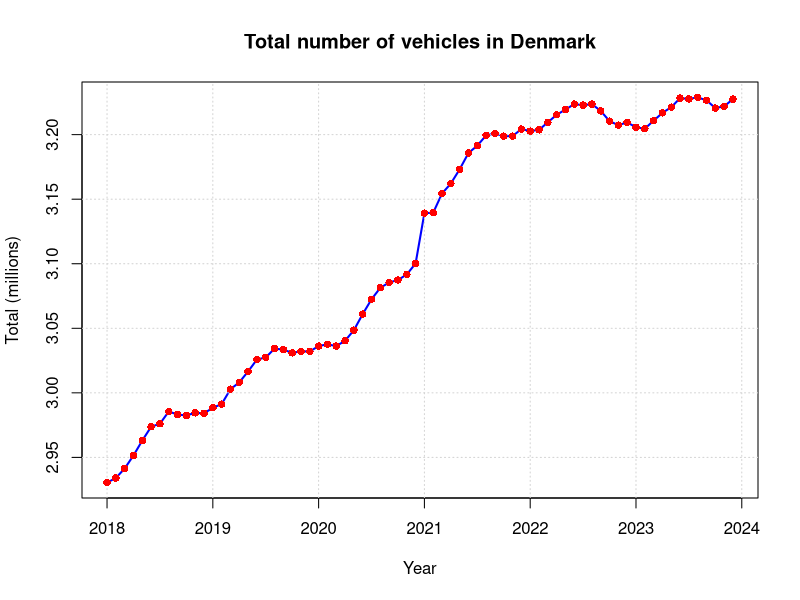
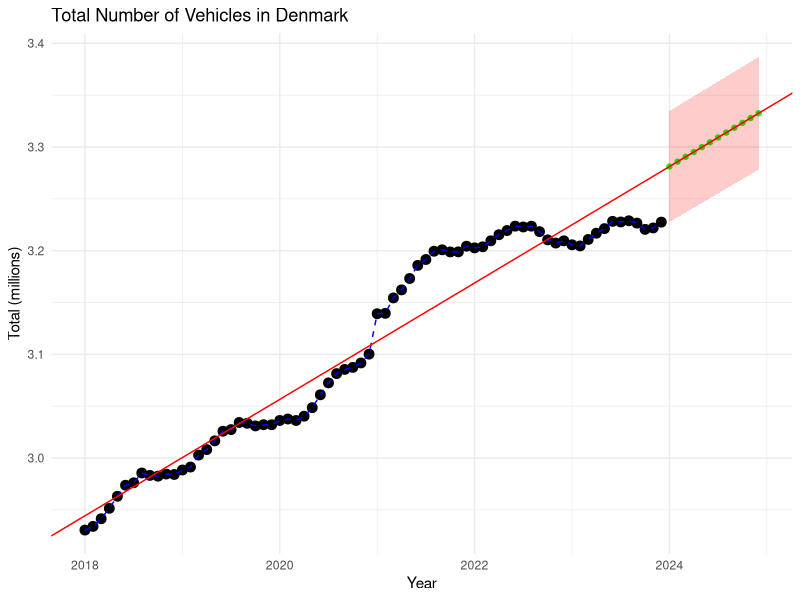
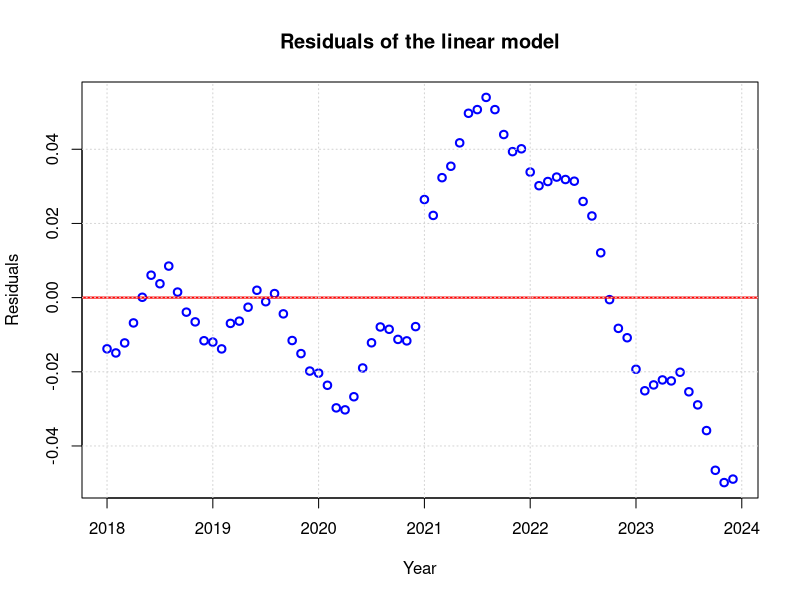
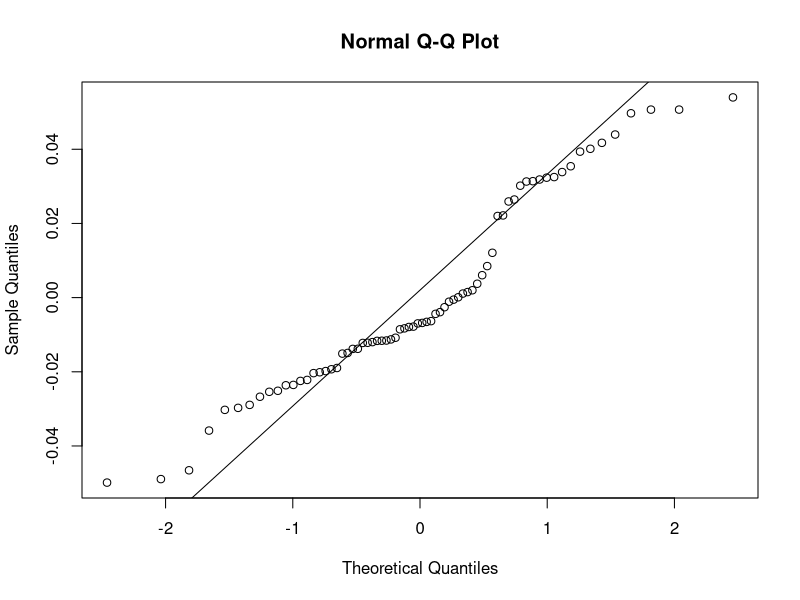
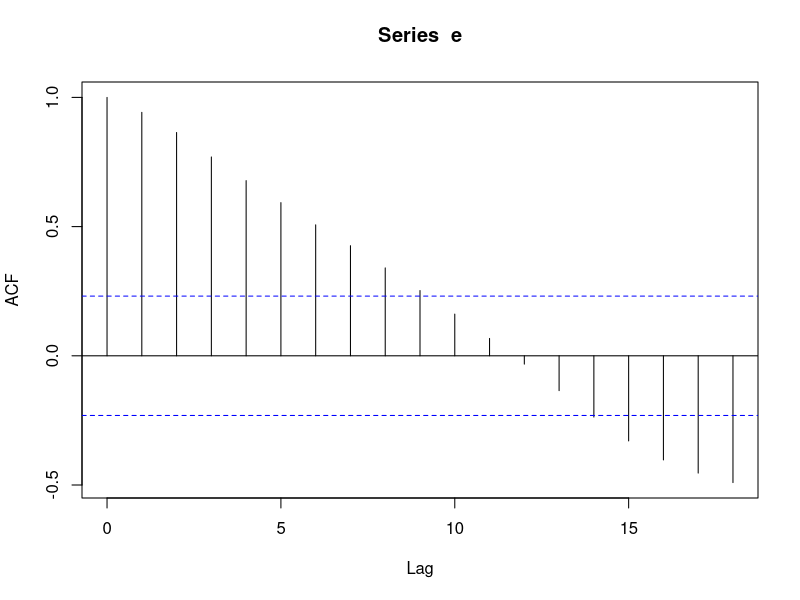
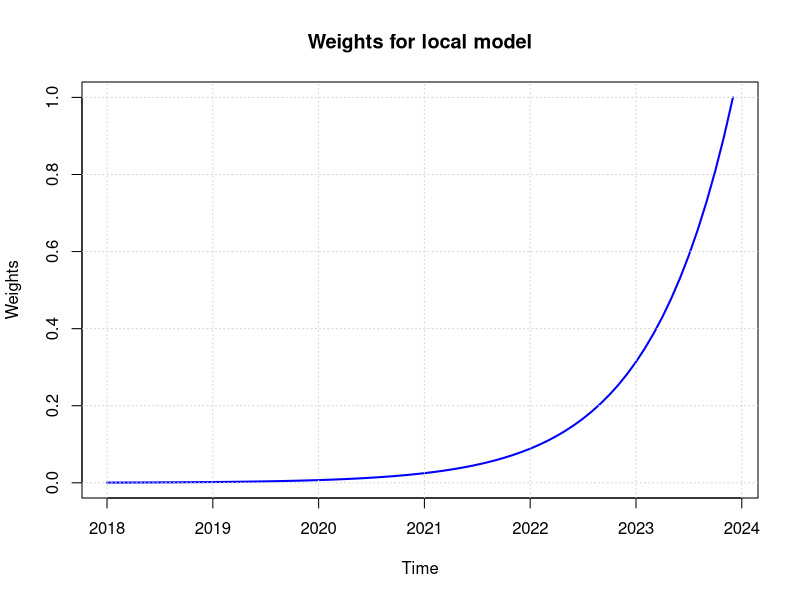
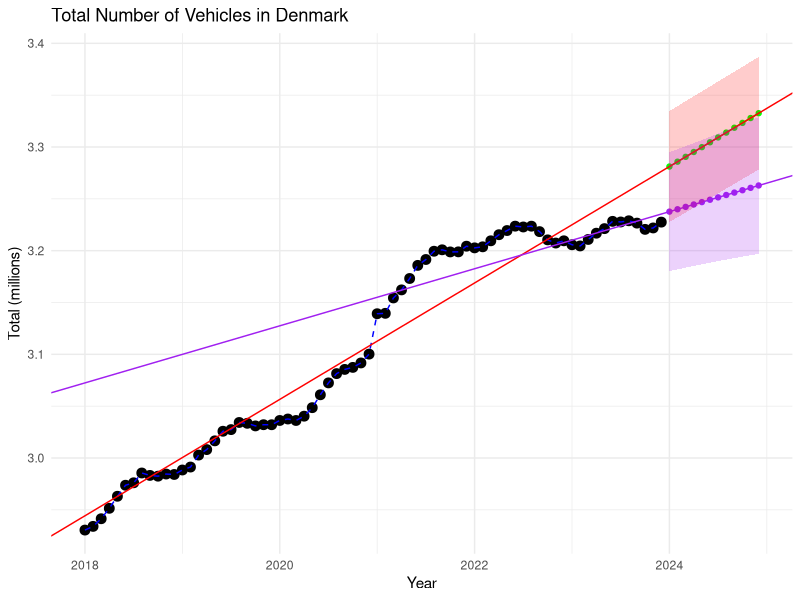
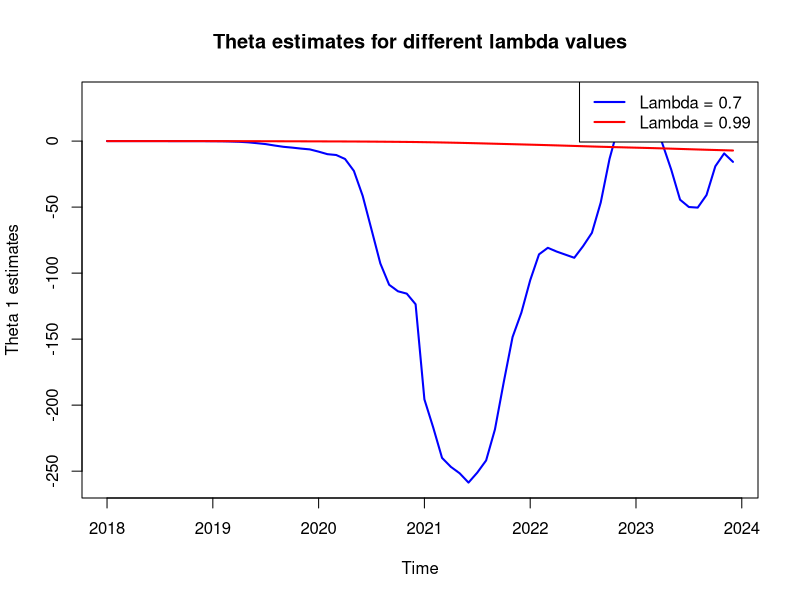

These figures' R source, in order:
### Read training data
#! Perhaps you need to set the working directory!?
#setwd("/home/pbac/g/course02417/2025/assignment1")

#setwd("C:/Users/sofie/OneDrive/Time Series Analysis/02147")
D <- read.csv("DST_BIL54.csv")
str(D)

# See the help
?strftime
D$time <- as.POSIXct(paste0(D$time,"-01"), "%Y-%m-%d", tz="UTC")
D$time
class(D$time)

## Year to month for each of them
D$year <- 1900 + as.POSIXlt(D$time)$year + as.POSIXlt(D$time)$mon / 12

## Make the output variable a floating point (i.e.\ decimal number)
D$total <- as.numeric(D$total) / 1E6

## Divide intro train and test set
teststart <- as.POSIXct("2024-01-01", tz="UTC")
Dtrain <- D[D$time < teststart, ]
Dtest <- D[D$time >= teststart, ]


################################################
# 1 Plot data
################################################


# 1.1 Make an array with train set with the year + month/12
x <- 1900 + as.POSIXlt(Dtrain$time)$year + as.POSIXlt(Dtrain$time)$mon / 12

# plot dtotal with x
plot(x, Dtrain$total, xlab="Year", ylab="Total (millions)", main="Total number of vehicles in Denmark", type="l", col="blue", lwd=2)
grid() # Add grid lines
points(x, Dtrain$total, pch=16, col="red") # Add points to the plot


################################################
# 2 Linear Trend model
################################################

# 2.2 Fit a linear model
fit <- lm(Dtrain$total ~ x)
summary(fit)
# Plot the estimated mean as a line with the observations as points



# 2.3 Forecast for next 12 months
xnew <- 1900 + as.POSIXlt(Dtest$time)$year + as.POSIXlt(Dtest$time)$mon / 12
pred <- predict(fit, data.frame(x=xnew))

# prediction interval
pred_int <- predict(fit, data.frame(x=xnew), interval = "prediction")
lwr = pred_int[,2]
upr = pred_int[,3]


# 2.4 Plot the forecast

library(ggplot2)

# Create a dataframe for the observations (training data)
df_train <- data.frame(Year = x, Total = Dtrain$total, Type = "Observed")

# Create a dataframe for the predictions
df_pred <- data.frame(Year = xnew, Total = pred, Type = "Predicted")

# Plot
ggplot(data = df_train, aes(x=Year, y = Total)) +
  geom_point(size = 3) + geom_point(data = df_pred, aes(x=Year, y =Total), color = "green") +  # Points for both observed and predicted values
  geom_line(data = df_train, aes(x = Year, y = Total), color = "blue", linetype = "dashed") +  # Line for observed data
  geom_line(data = df_pred, aes(x = Year, y = Total), color = "green") +  # Line for predicted data
  geom_abline(intercept = coef(fit)[1], slope = coef(fit)[2], color = "red") + # line for fit
  geom_ribbon(data = df_pred, aes(x = Year, ymin = lwr, ymax = upr), fill = "red", alpha = 0.2) +
  labs(title = "Total Number of Vehicles in Denmark",
       x = "Year", y = "Total (millions)") +
  #scale_color_manual(values = c("Observed" = "blue", "Predicted" = "green")) +
  theme_minimal()

# 2.5 Investigate the residuals of the model. Are the model assumptions fulfilled?

# Residuals
e <- fit$residuals

# Plot residuals
plot(x, e, xlab = "Year", ylab = "Residuals", main = "Residuals of the linear model", type = "p", col="blue", lwd=2)
abline(h=0, col="red", lwd=2) # Add a horizontal line at 0
grid() # Add grid lines

# qq plot of residuals:
qqnorm(e)
qqline(e)

# ACF plot of residuals
acf(e)

# Assumptions
# - No correlation between residuals (ACF plot)
# - Constant variance of residuals (plot of residuals)
# - Normally distributed residuals (qq plot of residuals)


################################################
# WLS - Local Linear trend model
################################################

# 3.1. Describe the variance-covariance matrix  for the local model and compare it to the variance-covariance matrix of the corresponding global model

# Variance-covariance matrix of global model

# X is the "design matrix"
X <- cbind(1, x)
print(X)

n <- length(e) # number of samples
p <- 2 # Number of parameters


# calculate sum of squared residuals:
RSS <- sum(e^2)

# calculate sigma^2:
sigma2 <- as.numeric(RSS/(n - p))

diag(sigma2, n, n)

# calculate variance-covariance matrix of _parameters_:
V <- sigma2 * solve(t(X) %*% X)
print(V)

# the variances of the parameters are the values in the diagonal:
diag(V)

# and the standard errors are given by:
sqrt(diag(V))

# Variance-covariance matrix of local model
lambda = 0.9
weights <- lambda^((n-1):0)

SIGMA <- diag(n)
diag(SIGMA) <- 1/weights
W <- diag(weights)

V_local <- sigma2 * solve(t(X) %*% W %*% X)


# Conclusion
# Global variance-covariance matrix: 
V
# Local variance-covariance matrix:
V_local


# 3.2 plot the weights vs. time
plot(x,weights, type="l", xlab="Time", ylab="Weights", main="Weights for local model", col="blue", lwd=2)
grid() # Add grid lines

# 3.3 Sum of all lambda weights
sum(weights)

# Sum of weights in OLS model
# 72 (because we have 72 observations all with weight 1)

# 3.4 Estimate and present theta_hat1 and theta_hat2 for the local model with lambda = 0.9

theta_hat <- solve(t(X) %*% W %*% X) %*% t(X) %*% W %*% Dtrain$total
theta_hat

# 3.5. Make a forecast for the next 12 months - i.e., compute predicted values corresponding to the WLS model with λ = 0.9

Xnew <- cbind(1, xnew)
print(Xnew)
pred_local <- Xnew %*% theta_hat

Vmatrix_pred_local <- sigma2 * (1 + (Xnew %*% solve(t(X)%*%solve(SIGMA)%*%X)) %*% t(Xnew) )

# prediction interval
y_pred_lwr_wls <- pred_local - qt(0.975, df=n-1)*sqrt(diag(Vmatrix_pred_local))
y_pred_upr_wls <- pred_local + qt(0.975, df=n-1)*sqrt(diag(Vmatrix_pred_local))

# Create a dataframe for the predictions
df_pred_local <- data.frame(Year = xnew, Total = pred_local, Type = "Predicted")

# Plot
ggplot(data = df_train, aes(x=Year, y = Total)) +
  geom_point(size = 3) + geom_point(data = df_pred, aes(x=Year, y =Total), color = "green") +  # Points for predicted values
  geom_point(data = df_pred_local, aes(x=Year, y =Total), color = "purple") +  # Points predicted values
  geom_line(data = df_train, aes(x = Year, y = Total), color = "blue", linetype = "dashed") +  # Line for observed data
  geom_line(data = df_pred, aes(x = Year, y = Total), color = "green") +  # Line for predicted data
  geom_abline(intercept = coef(fit)[1], slope = coef(fit)[2], color = "red") + # line for fit
  geom_abline(intercept = theta_hat[1], slope = theta_hat[2], color = "purple") + # line for local fit
  geom_ribbon(data = df_pred, aes(x = Year, ymin = lwr, ymax = upr), fill = "red", alpha = 0.2) +
  geom_ribbon(data = df_pred_local, aes(x = Year, ymin = y_pred_lwr_wls, ymax = y_pred_upr_wls), fill = "purple", alpha = 0.2) +
  labs(title = "Total Number of Vehicles in Denmark",
       x = "Year", y = "Total (millions)") +
  #scale_color_manual(values = c("Observed" = "blue", "Predicted" = "green")) +
  theme_minimal()

################################################
# RLS - Recursive least squares
################################################
# 4.2
# Implement the update equations in a for-loop in a computer. Calculate the ˆθt up to time t = 3.

# Initialize
theta_hat <- matrix(0, nrow = 2, ncol = 3)
P <- diag(2)

# Loop
for (t in 1:3) {
  x_t <- matrix(X[t,], ncol = 1)  # Ensure x_t is a column vector
  y_t <- Dtrain$total[t]
  
  # Update
  K <- P %*% x_t / as.numeric(1 + t(x_t) %*% P %*% x_t)
  theta_hat[,t] <- theta_hat[,t] + K * (y_t - as.numeric(t(x_t) %*% theta_hat[,t]))
  P <- P - K %*% t(x_t) %*% P
}
theta_hat

# Do you think it is intuitive to understand the details in the matrix calculations? If yes, give a short explanaition?
# Mangler lidt foklaring her.

# 4.3
# Calculate the estimates of ˆθ_N and compare them to the OLS estimates of θ, are they close? 
theta_hat <- matrix(0, nrow = 2, ncol = n)
P <- diag(2)
theta_hat[,1] <- c(-110, 0.056)  # Initialize the first value
for (t in 2:n) {
  x_t <- matrix(X[t,], ncol = 1)  # Ensure x_t is a column vector
  y_t <- Dtrain$total[t]
  
  # Update
  K <- P %*% x_t / as.numeric(1 + t(x_t) %*% P %*% x_t)
  theta_hat[,t] <- theta_hat[,t-1] + K * (y_t - as.numeric(t(x_t) %*% theta_hat[,t-1]))
  P <- P - K %*% t(x_t) %*% P
}
theta_hat

# Compare to OLS
coef(fit)

# Can you find a way to decrease the difference by modifying some initial values and explain why initial
# values are important to get right?
# Conclusion: The estimates are close, but not the same, you can choose intial values that is close to OLS
# to minimize the burn in period, but even though it does not come close because we maybe see too much difference
# in the evolution of the data. 

# 4.4
# Now implement RLS with forgetting (you just have to multiply with λ at one position in the Rt update)

# Initialize
theta_hat <- matrix(0, nrow = 2, ncol = n)
P <- diag(2)
theta_hat[,1] <- c(-110, 0.056)  # Initialize the first value
lambda <- 0.9
for (t in 2:n) {
  x_t <- matrix(X[t,], ncol = 1)  # Ensure x_t is a column vector
  y_t <- Dtrain$total[t]
  
  # Update
  K <- P %*% x_t / as.numeric(1 + t(x_t) %*% P %*% x_t)
  theta_hat[,t] <- theta_hat[,t-1] + K * (y_t - as.numeric(t(x_t) %*% theta_hat[,t-1]))
  P <- (1/lambda) * (P - K %*% t(x_t) %*% P)
}
# Parameter estimates
theta_hat


rls_with_lambda <- function(X, y, lambda = 0.7, theta_init = c(0, 0)) {
  # Number of observations and features
  n <- nrow(X)  # Number of time steps
  p <- ncol(X)  # Number of parameters
  
  # Store results for different lambda values
  results <- list()

  # Initialize theta and P
  theta_hat <- matrix(0, nrow = p, ncol = n)  # Each column stores theta at time t
  theta_hat[, 1] <- theta_init  # Set initial theta
  P <- diag(p) * 1000  # Large initial value for P to ensure convergence
    
    # Recursive Least Squares loop
  for (t in 2:n) {
      x_t <- matrix(X[t, ], ncol = 1)  # Ensure x_t is a column vector
      y_t <- y[t]  # Output at time t
      
      # Compute gain (K)
      K <- (P %*% x_t) / as.numeric(1 + t(x_t) %*% P %*% x_t)
      
      # Update theta estimate
      theta_hat[, t] <- theta_hat[, t - 1] + K * (y_t - as.numeric(t(x_t) %*% theta_hat[, t - 1]))
      
      # Update covariance matrix with forgetting factor
      P <- (1 / lambda) * (P - K %*% t(x_t) %*% P)
    }
    
    # Store results
    results[[as.character(lambda)]] <- theta_hat
  
  return(results)  # Return all theta estimates
}

# Run the function
theta_estimates1 <- rls_with_lambda(X, Dtrain$total, lambda = 0.7, theta_init = c(0, 0))
theta_estimates2 <- rls_with_lambda(X, Dtrain$total, lambda = 0.99, theta_init = c(0, 0))

# Plot the theta 1 estimates for each lambda value
plot(x, theta_estimates1$`0.7`[1, ], type = "l", xlab = "Time", ylab = "Theta 1 estimates", main = "Theta estimates for different lambda values", col = "blue", lwd = 2)
lines(x, theta_estimates2$`0.99`[1, ], col = "red", lwd = 2)
legend("topright", legend = c("Lambda = 0.7", "Lambda = 0.99"), col = c("blue", "red"), lty = 1, lwd = 2)
# plot the theta 2 estimates for each lambda value
plot(x, theta_estimates1$`0.7`[2, ], type = "l", xlab = "Time", ylab = "Theta 2 estimates", main = "Theta estimates for different lambda values", col = "blue", lwd = 2)
lines(x, theta_estimates2$`0.99`[2, ], col = "red", lwd = 2)
legend("topright", legend = c("Lambda = 0.7", "Lambda = 0.99"), col = c("blue", "red"), lty = 1, lwd = 2)

# 4.5 make one step ahead predictions
# One-step-ahead prediction using theta_estimates1 (lambda = 0.7)
one_step_ahead_pred <- numeric(n)

for (t in 2:n) {
  x_t <- matrix(X[t, ], ncol = 1)  # Ensure x_t is a column vector
  one_step_ahead_pred[t] <- as.numeric(t(theta_estimates1$`0.7`[, t - 1]) %*% x_t)
}

# One-step ahead prediction for lambda = 0.99
one_step_ahead_pred2 <- numeric(n)

for (t in 2:n) {
  x_t <- matrix(X[t, ], ncol = 1)  # Ensure x_t is a column vector
  one_step_ahead_pred2[t] <- as.numeric(t(theta_estimates2$`0.99`[, t - 1]) %*% x_t)
}

# calculate residuals
residuals1 <- Dtrain$total - one_step_ahead_pred
residuals2 <- Dtrain$total - one_step_ahead_pred2

# Determine the range of residuals for auto-scaling
residuals_range <- range(c(residuals1[5:n], residuals2[5:n]))

# Plot residuals from time 5 to n with auto-scaled y-axis
plot(x[5:n], residuals1[5:n], xlab = "Time", ylab = "Residuals", main = "Residuals of the RLS model", type = "p", col = "blue", lwd = 2, ylim = residuals_range)
points(x[5:n], residuals2[5:n], col = "red", lwd = 2)
abline(h = 0, col = "black", lwd = 2)
legend("topright", legend = c("Lambda = 0.7", "Lambda = 0.99"), col = c("blue", "red"), lty = 1, lwd = 2)
grid() # Add grid lines






